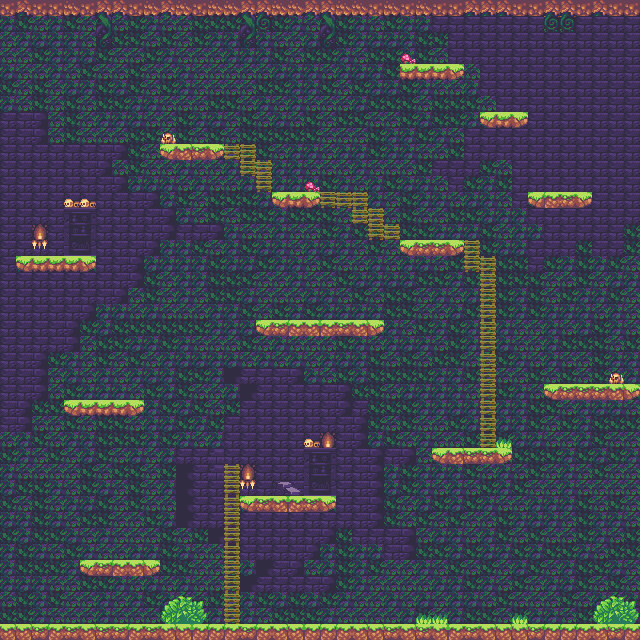

A level layout from a 2D game, rendered from its tile map. Below: a short description, then the map file with tile-grid data replaced by summaries:
An orthogonal 40x40 tile map with 16x16 px tiles, 6 tile layers (backGround, backGround2, platforms, foreground, ...), 4 tilesets and 7 objects (5x pickUp, playerSpawner, enemySpawner).

<map version="1.2" tiledversion="1.3.2" orientation="orthogonal" renderorder="right-down" compressionlevel="0" width="40" height="40" tilewidth="16" tileheight="16" infinite="0" nextlayerid="11" nextobjectid="20">
 <editorsettings>
  <export target="level2.json" format="json" />
 </editorsettings>
 <tileset firstgid="1" name="landscape-tileset" tilewidth="16" tileheight="16" spacing="2" margin="1" tilecount="165" columns="15">
  <image source="landscape-tileset.png" width="270" height="198" />
 </tileset>
 <tileset firstgid="166" name="props-tileset" tilewidth="16" tileheight="16" spacing="2" margin="1" tilecount="120" columns="6">
  <image source="props-tileset.png" width="108" height="360" />
 </tileset>
 <tileset firstgid="286" name="atlas" tilewidth="16" tileheight="16" spacing="2" margin="1" tilecount="1024" columns="32">
  <image source="atlas-tileset.png" width="576" height="576" />
 </tileset>
 <tileset firstgid="1310" name="atlas-tileset" tilewidth="16" tileheight="16" spacing="2" margin="1" tilecount="1024" columns="32">
  <image source="atlas-tileset.png" width="576" height="576" />
 </tileset>
 <layer id="2" name="backGround" width="40" height="40">
  <data>[1600 cells, 1600 non-empty, 3 distinct tile ids]</data>
 </layer>
 <layer id="3" name="backGround2" width="40" height="40">
  <data>[1600 cells, 422 non-empty, 19 distinct tile ids]</data>
 </layer>
 <layer id="4" name="platforms" width="40" height="40">
  <data>[1600 cells, 143 non-empty, 10 distinct tile ids]</data>
 </layer>
 <objectgroup id="8" name="objects">
  <object id="1" name="playerSpawn" type="playerSpawner" x="280" y="612">
   <point />
  </object>
  <object id="14" name="gem1" type="pickUp" gid="382" x="311.702" y="315.033" width="16" height="16">
   <properties>
    <property name="sprite" value="gem" />
   </properties>
  </object>
  <object id="15" name="gem4" type="pickUp" gid="382" x="462.983" y="443.607" width="16" height="16">
   <properties>
    <property name="sprite" value="gem" />
   </properties>
  </object>
  <object id="16" name="gem3" type="pickUp" gid="382" x="554.646" y="187.994" width="16" height="16">
   <properties>
    <property name="sprite" value="gem" />
   </properties>
  </object>
  <object id="17" name="gem2" type="pickUp" gid="382" x="186.504" y="140.3" width="16" height="16">
   <properties>
    <property name="sprite" value="gem" />
   </properties>
  </object>
  <object id="18" name="gem5" type="pickUp" gid="382" x="112.727" y="556.881" width="16" height="16">
   <properties>
    <property name="sprite" value="gem" />
   </properties>
  </object>
  <object id="19" name="enemy1" type="enemySpawner" x="266.046" y="298.836" width="111.784" height="14.9045">
   <properties>
    <property name="skull" value="" />
   </properties>
  </object>
 </objectgroup>
 <layer id="5" name="foreground" width="40" height="40">
  <data>[1600 cells, 18 non-empty, 8 distinct tile ids]</data>
 </layer>
 <layer id="10" name="stairs" width="40" height="40">
  <data>[1600 cells, 36 non-empty, 4 distinct tile ids]</data>
 </layer>
 <layer id="7" name="exit" width="40" height="40">
  <data>[1600 cells, 0 non-empty, 0 distinct tile ids]</data>
 </layer>
</map>
